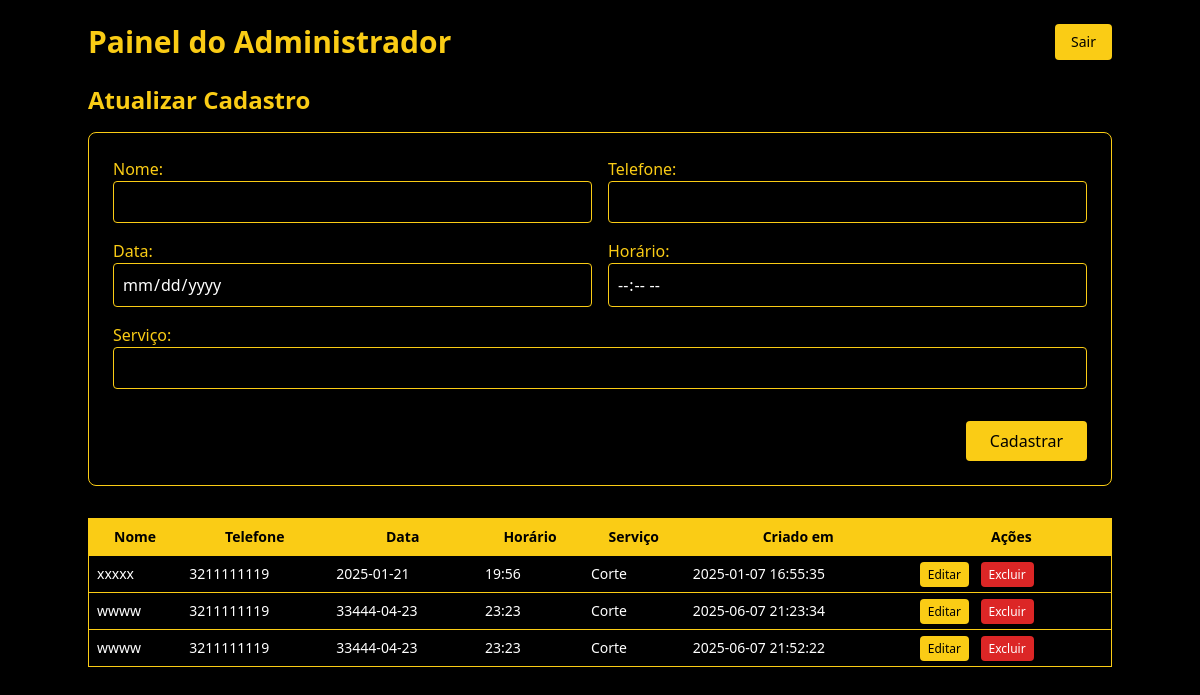
The app's page /admin/painel.php (signed in), older data.
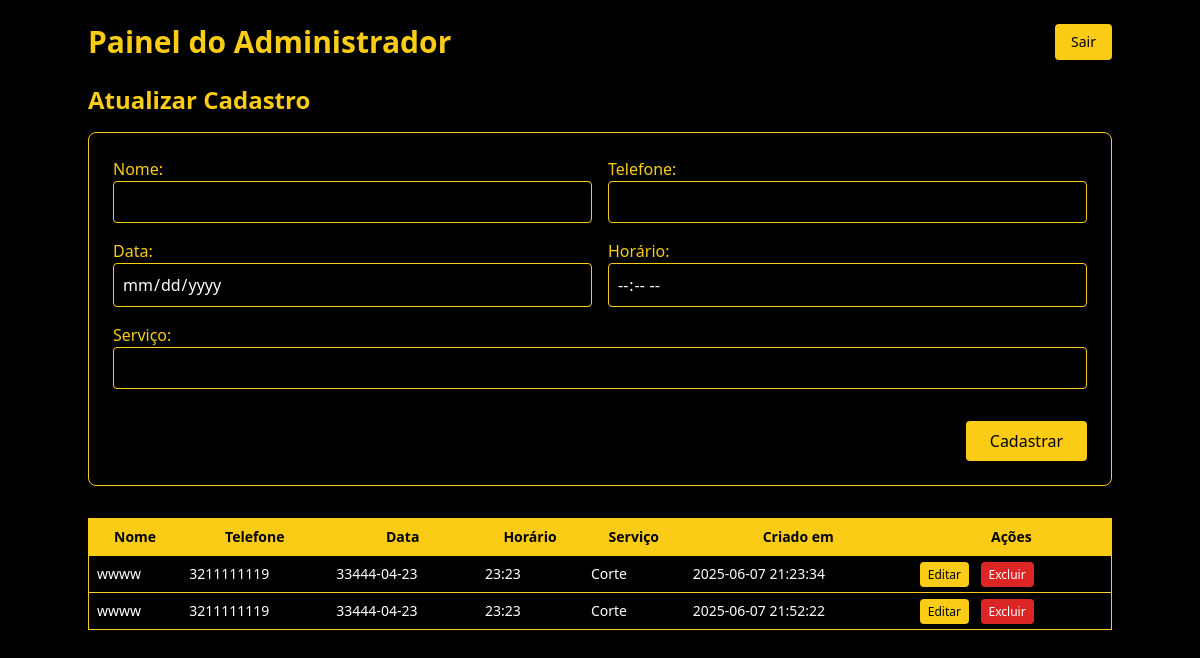
The same page, newer data.
### tables this page shows
CREATE TABLE agendamentos (
                id INTEGER PRIMARY KEY AUTOINCREMENT,
                nome TEXT NOT NULL,
                telefone TEXT NOT NULL,
                data_agendamento DATE NOT NULL,
                horario TIME NOT NULL,
                servico TEXT NOT NULL,
                criado_em TIMESTAMP DEFAULT CURRENT_TIMESTAMP
            );

### admin/painel.php (the view, shortened to what this page needs)
<?php
require_once '../includes/conexao.php';
$editando = false;
$dados = ['nome' => '', 'telefone' => '', 'data_agendamento' => '', 'horario' => '', 'servico' => ''];
$agendamentos = $db->query("SELECT * FROM agendamentos ORDER BY data_agendamento, horario")->fetchAll(PDO::FETCH_ASSOC);
?>
<!DOCTYPE html>
<html lang="pt-br">
<head>
    <script src="https://cdn.tailwindcss.com"></script>
</head>
<body class="bg-black text-white min-h-screen p-6">
    <div class="max-w-5xl mx-auto">
        <div class="flex justify-between items-center mb-6">
            <h2 class="text-3xl font-bold text-yellow-400">Painel do Administrador</h2>
            <a href="logout.php" class="text-sm bg-yellow-400 text-black px-4 py-2 rounded hover:bg-yellow-300">Sair</a>
        </div>
        <h3 class="text-2xl font-bold text-yellow-400 mb-4">Atualizar Cadastro</h3>
        <div class="bg-black border border-yellow-400 p-6 rounded-lg mb-8">
            <form method="post" class="grid grid-cols-1 md:grid-cols-2 gap-4">
                <div>
                    <label class="block text-yellow-400">Nome:</label>
                    <input type="text" name="nome" value="<?= htmlspecialchars($dados['nome']) ?>" class="w-full p-2 rounded bg-black text-white border border-yellow-400">
                </div>
                <div>
                    <label class="block text-yellow-400">Telefone:</label>
                    <input type="text" name="telefone" value="<?= htmlspecialchars($dados['telefone']) ?>" class="w-full p-2 rounded bg-black text-white border border-yellow-400">
                </div>
                <div>
                    <label class="block text-yellow-400">Data:</label>
                    <input type="date" name="data_agendamento" value="<?= htmlspecialchars($dados['data_agendamento']) ?>" class="w-full p-2 rounded bg-black text-white border border-yellow-400">
                </div>
                <div>
                    <label class="block text-yellow-400">Horário:</label>
                    <input type="time" name="horario" value="<?= htmlspecialchars($dados['horario']) ?>" class="w-full p-2 rounded bg-black text-white border border-yellow-400">
                </div>
                <div class="md:col-span-2">
                    <label class="block text-yellow-400">Serviço:</label>
                    <input type="text" name="servico" value="<?= htmlspecialchars($dados['servico']) ?>" class="w-full p-2 rounded bg-black text-white border border-yellow-400">
                </div>
                <div class="md:col-span-2 text-right">
                    <button type="submit" class="mt-4 bg-yellow-400 text-black px-6 py-2 rounded hover:bg-yellow-300">
                        <?= $editando ? 'Atualizar' : 'Cadastrar' ?>
                    </button>
                </div>
            </form>
        </div>
        <div class="overflow-x-auto">
            <table class="w-full border border-yellow-400 text-sm">
                <thead class="bg-yellow-400 text-black">
                    <tr>
                        <th class="p-2">Nome</th>
                        <th class="p-2">Telefone</th>
                        <th class="p-2">Data</th>
                        <th class="p-2">Horário</th>
                        <th class="p-2">Serviço</th>
                        <th class="p-2">Criado em</th>
                        <th class="p-2">Ações</th>
                    </tr>
                </thead>
                <tbody>
                    <?php foreach ($agendamentos as $a): ?>
                        <tr class="border-t border-yellow-400">
                            <td class="p-2"><?= htmlspecialchars($a['nome']) ?></td>
                            <td class="p-2"><?= htmlspecialchars($a['telefone']) ?></td>
                            <td class="p-2"><?= htmlspecialchars($a['data_agendamento']) ?></td>
                            <td class="p-2"><?= htmlspecialchars($a['horario']) ?></td>
                            <td class="p-2"><?= htmlspecialchars($a['servico']) ?></td>
                            <td class="p-2"><?= htmlspecialchars($a['criado_em']) ?></td>
                            <td class="p-2 space-x-2">
                                <a href="?editar=<?= $a['id'] ?>" class="bg-yellow-400 text-black px-2 py-1 rounded hover:bg-yellow-300 text-xs" onclick="return mostrarModalAcao('editar', <?= $a['id'] ?>)">Editar</a>
                                <a href="?excluir=<?= $a['id'] ?>" class="bg-red-600 text-white px-2 py-1 rounded hover:bg-red-400 text-xs" onclick="return mostrarModalAcao('excluir', <?= $a['id'] ?>)">Excluir</a>
                            </td>
                        </tr>
                    <?php endforeach; ?>
                </tbody>
            </table>
        </div>
        </div>

Row changes from the older to the newer data that the page shows:
removed agendamentos: nome "xxxxx", telefone "3211111119", data_agendamento "2025-01-21", horario "19:56", servico "Corte", criado_em "2025-01-07 16:55:35"
